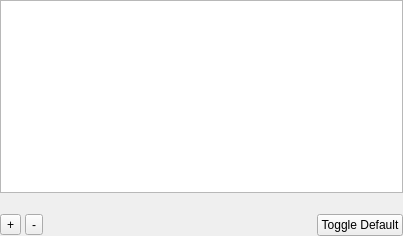
<?xml version="1.0" encoding="UTF-8"?>
<ui version="4.0">
 <class>CustomFieldEnumValuesWidget</class>
 <widget class="QWidget" name="CustomFieldEnumValuesWidget">
  <property name="geometry">
   <rect>
    <x>0</x>
    <y>0</y>
    <width>403</width>
    <height>236</height>
   </rect>
  </property>
  <property name="windowTitle">
   <string>Form</string>
  </property>
  <layout class="QVBoxLayout" name="verticalLayout">
   <property name="spacing">
    <number>4</number>
   </property>
   <property name="leftMargin">
    <number>0</number>
   </property>
   <property name="topMargin">
    <number>0</number>
   </property>
   <property name="rightMargin">
    <number>0</number>
   </property>
   <property name="bottomMargin">
    <number>0</number>
   </property>
   <item>
    <widget class="QListWidget" name="enumValues">
     <property name="dragEnabled">
      <bool>true</bool>
     </property>
     <property name="dragDropMode">
      <enum>QAbstractItemView::InternalMove</enum>
     </property>
    </widget>
   </item>
   <item>
    <widget class="QWidget" name="widget" native="true">
     <property name="minimumSize">
      <size>
       <width>0</width>
       <height>13</height>
      </size>
     </property>
     <property name="maximumSize">
      <size>
       <width>16777215</width>
       <height>13</height>
      </size>
     </property>
     <widget class="QLabel" name="lWarningEnumValues">
      <property name="geometry">
       <rect>
        <x>0</x>
        <y>0</y>
        <width>401</width>
        <height>15</height>
       </rect>
      </property>
      <property name="text">
       <string/>
      </property>
     </widget>
    </widget>
   </item>
   <item>
    <layout class="QHBoxLayout" name="horizontalLayout">
     <item>
      <widget class="QToolButton" name="addEnumValue">
       <property name="text">
        <string>+</string>
       </property>
      </widget>
     </item>
     <item>
      <widget class="QToolButton" name="removeEnumValue">
       <property name="text">
        <string>-</string>
       </property>
      </widget>
     </item>
     <item>
      <spacer name="horizontalSpacer">
       <property name="orientation">
        <enum>Qt::Horizontal</enum>
       </property>
       <property name="sizeHint" stdset="0">
        <size>
         <width>40</width>
         <height>20</height>
        </size>
       </property>
      </spacer>
     </item>
     <item>
      <widget class="QPushButton" name="toggleDefault">
       <property name="text">
        <string>Toggle Default</string>
       </property>
      </widget>
     </item>
    </layout>
   </item>
  </layout>
 </widget>
 <resources/>
 <connections/>
</ui>
